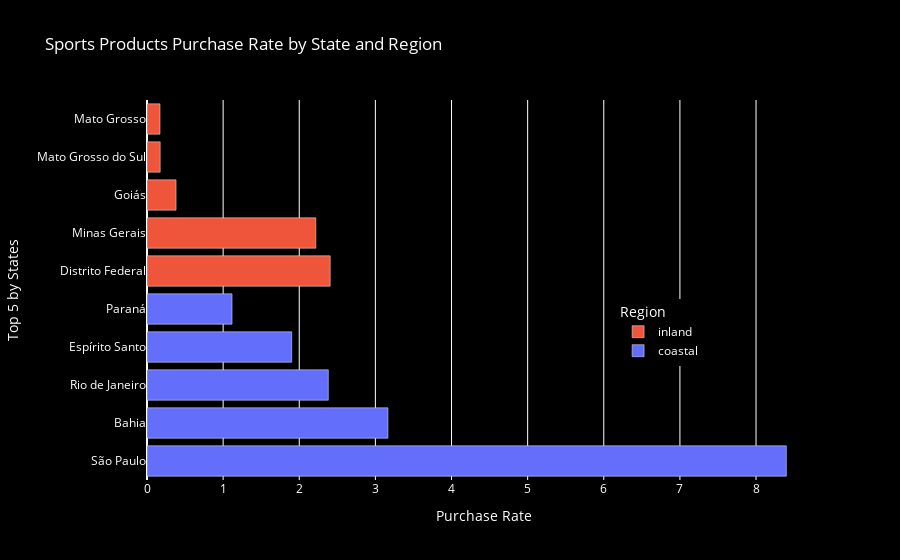

The notebook cell this image was saved under:
### Code cell
# Plotly 시각화


import plotly.express as px
import pandas as pd


# Plotly로 막대 그래프 시각화
fig = px.bar(top_5_regions, 
             x='purchase_rate', 
             y='customer_state', 
             color='region', 
             color_continuous_scale='black', 
             title='Sports Products Purchase Rate by State and Region',
             labels={'purchase_rate': 'Purchase Rate', 'customer_state': 'Top 5 by States'})

# 다크 모드 스타일 적용
fig.update_layout(
    paper_bgcolor='black',      # 배경색 (그래프 영역 바깥쪽)
    plot_bgcolor='black',       # 그래프 배경색
    font_color='white',         # 폰트 색상
    title_font_color='white',   # 제목 폰트 색상
    legend_title_font_color='white',  # 범례 제목 폰트 색상
    xaxis=dict(
        title_font_color='white',  # x축 제목 폰트 색상
        tickfont_color='white'     # x축 눈금 폰트 색상
    ),
    yaxis=dict(
        title_font_color='white',  # y축 제목 폰트 색상
        tickfont_color='white'     # y축 눈금 폰트 색상
    )
)

# 범례 위치 조정
fig.update_layout(legend_title_text='Region',
                  legend=dict(x=0.7, y=0.3, traceorder='reversed'))


# 그래프 출력
fig.show()

### Figure 1 — Plotly figure (JSON) as saved in the notebook; plotly's stock layout.template omitted (floating-point values rounded to 4 significant figures)
{"data": [{"alignmentgroup": "True", "hovertemplate": "region=coastal<br>Purchase Rate=%{x}<br>Top 5 by States=%{y}<extra></extra>", "legendgroup": "coastal", "marker": {"color": "#636efa", "pattern": {"shape": ""}}, "name": "coastal", "offsetgroup": "coastal", "orientation": "h", "showlegend": true, "textposition": "auto", "type": "bar", "x": [8.398, 3.165, 2.382, 1.901, 1.117], "xaxis": "x", "y": ["São Paulo", "Bahia", "Rio de Janeiro", "Espírito Santo", "Paraná"], "yaxis": "y"}, {"alignmentgroup": "True", "hovertemplate": "region=inland<br>Purchase Rate=%{x}<br>Top 5 by States=%{y}<extra></extra>", "legendgroup": "inland", "marker": {"color": "#EF553B", "pattern": {"shape": ""}}, "name": "inland", "offsetgroup": "inland", "orientation": "h", "showlegend": true, "textposition": "auto", "type": "bar", "x": [2.407, 2.218, 0.3817, 0.1733, 0.171], "xaxis": "x", "y": ["Distrito Federal", "Minas Gerais", "Goiás", "Mato Grosso do Sul", "Mato Grosso"], "yaxis": "y"}], "layout": {"barmode": "relative", "font": {"color": "white"}, "legend": {"title": {"font": {"color": "white"}, "text": "Region"}, "tracegroupgap": 0, "traceorder": "reversed", "x": 0.7, "y": 0.3}, "paper_bgcolor": "black", "plot_bgcolor": "black", "title": {"font": {"color": "white"}, "text": "Sports Products Purchase Rate by State and Region"}, "xaxis": {"anchor": "y", "domain": [0, 1], "tickfont": {"color": "white"}, "title": {"font": {"color": "white"}, "text": "Purchase Rate"}}, "yaxis": {"anchor": "x", "domain": [0, 1], "tickfont": {"color": "white"}, "title": {"font": {"color": "white"}, "text": "Top 5 by States"}}}}
